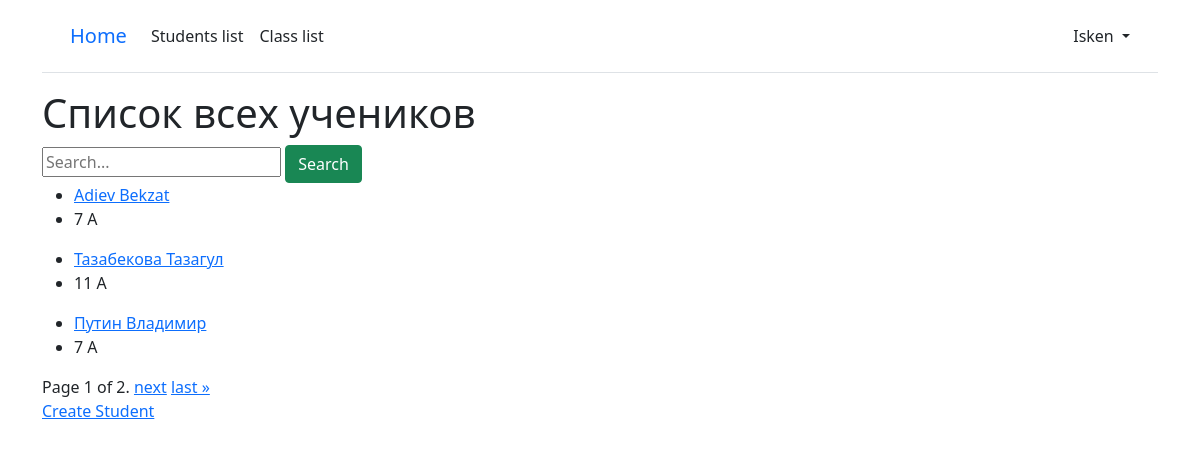
The page /students/ (signed in) on the database as committed earlier.
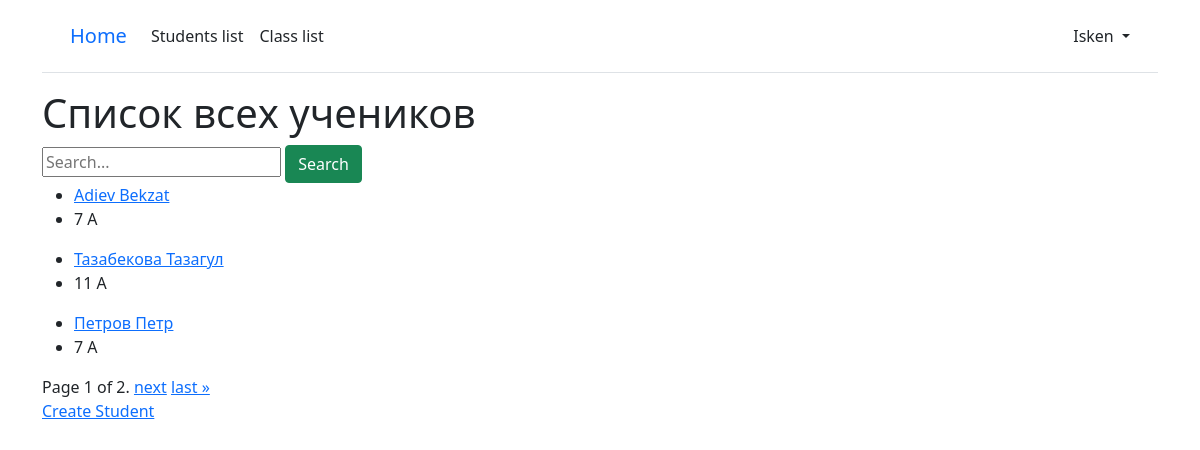
The same page on the database as committed later.
### school/models.py (models this page shows, shortened)
class Student(models.Model):
    full_name = models.CharField(max_length=100, verbose_name="ФИО")
    email = models.EmailField()
    date_of_birth = models.DateField(verbose_name="Дата рождения")
    student_class = models.ManyToManyField("Class", blank=True, verbose_name="Класс")
    address = models.TextField(verbose_name="Адрес")
    sex = models.CharField(max_length=10, verbose_name="пол")
    photo = models.ImageField(
        upload_to="student_photos/", blank=True, null=True, verbose_name="Фото"
    )
    def get_absolute_url(self):
        return reverse("student_detail", kwargs={"pk": self.pk})
    class Meta:
        verbose_name_plural = "Ученики"
        verbose_name = "Ученик"

class Class(models.Model):
    name = models.CharField(max_length=100, verbose_name="Название класса")
    teacher = models.ForeignKey(
        Teacher, on_delete=models.CASCADE, verbose_name="Учитель"
    )
    students = models.ManyToManyField(Student, blank=True, verbose_name="Ученики")
    class Meta:
        verbose_name_plural = "Классы"
        verbose_name = "Класс"

### school/views.py (the view)
# urls.py: path("students/", views.StudentListView.as_view(), name="student_list"),
class StudentListView(LoginRequiredMixin, generic.ListView):
    model = Student
    template_name = "school/student_list.html"
    context_object_name = "students"
    paginate_by = 3
    def get_queryset(self):
        queryset = super().get_queryset()
        search_query = self.request.GET.get("search")
        if search_query:
            queryset = queryset.filter(
                Q(full_name__icontains=search_query)
                | Q(email__icontains=search_query)
                | Q(student_class__name__icontains=search_query)
            )
        return queryset

### school/templates/school/student_list.html (shortened to what this page needs)
{% extends '_base.html' %}
{% load crispy_forms_tags %}
{% block content %}
<div>
  <h1>Список всех учеников</h1>
  <form method="GET" action="{% url 'student_list' %}">
    <input type="text" name="search" placeholder="Search...">
    <button class="btn btn-success" type="submit">Search</button>
  </form>
  {% for student in students %}
  <ul>
    <li><a href="{{ student.get_absolute_url }}">{{ student.full_name }}</a></li>
    <li>
      {% for class_obj in student.student_class.all %}
      {{ class_obj.name }}
      {% empty %}
      Не привязан к классу
      {% endfor %}
    </li>
  </ul>
  {% empty %}
  Список пуст
  {% endfor %}
  {% include '_pagination.html' %}
  <a href="{% url 'student_create' %}">Create Student</a>
</div>
{% endblock content %}

Rows that differ between the two databases and show on the page:
removed Student: full_name "Путин Владимир", Class (name "7 A")
now on this page (row unchanged): Student: full_name "Петров Петр", Class (name "7 A")
